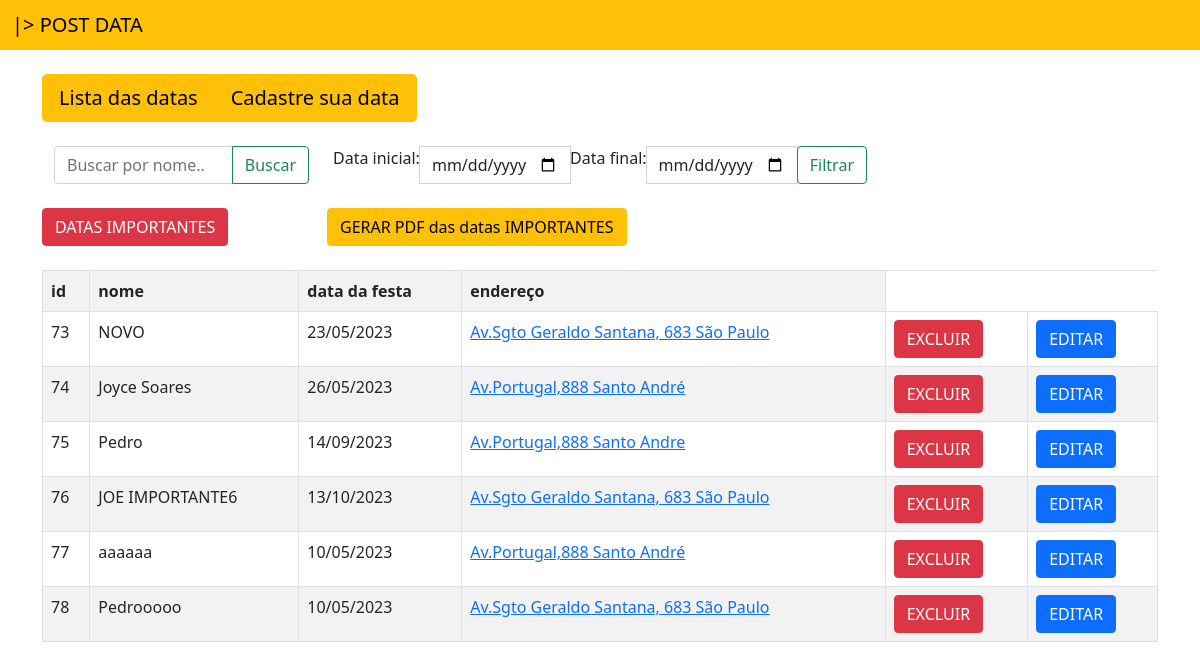
/usuarios/, run on an earlier commit of the app's database.
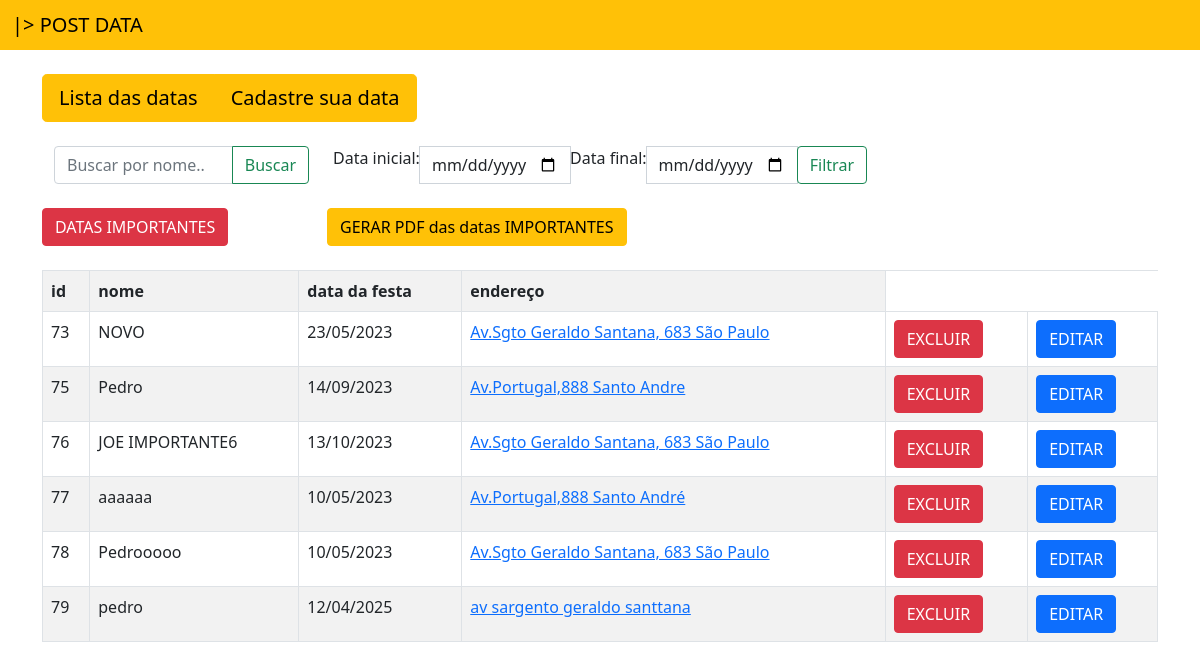
And on a later commit of the database.
### app_data/models.py (models this page shows, shortened)
class Usuario(models.Model):
    id_usuario = models.AutoField(primary_key=True)
    nome_cliente = models.TextField(max_length=100, null=False, blank=False, default=None)
    data_da_festa = models.DateField()
    endereco = models.TextField(max_length=600, null=False, blank=False, default=None)
    datas_importantes = models.BooleanField(default=False)
    @property
    def google_maps_url(self):
        base_url = 'https://www.google.com/maps/search/?api=1'
        params = {
            'query': self.endereco,
        }
        return f'{base_url}&{urlencode(params)}'

### app_data/views.py (the view)
# urls.py: path('usuarios/', views.usuarios, name='usuarios'),
def usuarios(request, importantes=None):
    if request.method == 'POST':
        nome_cliente = request.POST.get('nome_cliente')
        data_da_festa_str = request.POST.get('data_da_festa')
        endereco = request.POST.get('endereco')
        datas_importantes = request.POST.get('datas_importantes') == 'True'
        data_da_festa = datetime.strptime(data_da_festa_str, '%Y-%m-%d').date()
        novo_usuario = Usuario(nome_cliente=nome_cliente,
                               data_da_festa=data_da_festa,
                               endereco=endereco,
                               datas_importantes=datas_importantes)
        novo_usuario.save()
        return redirect('usuarios')
    else:
        if importantes is not None:
            usuarios = Usuario.objects.filter(datas_importantes=True)
        else:
            usuarios = Usuario.objects.all()
        for usuario in usuarios:
            if usuario.data_da_festa is not None:
                usuario.data_da_festa = usuario.data_da_festa.strftime('%d/%m/%Y')
        return render(request, 'usuarios/usuarios.html', {'usuarios': usuarios})

### templates/usuarios/usuarios.html (shortened to what this page needs)
{% extends 'usuarios/base.html' %}
{% load tz %}
{% block conteudo %}
<div class="container"></br>
 <div class="btn-group" role="group" aria-label="Basic example">
    <a href="{% url 'usuarios' %}" class="btn btn-warning btn-lg ">Lista das datas</a>
    <a href="{% url 'home' %}" class="btn btn-warning btn-lg ">Cadastre sua data</a>
  </div></br></br>
       <table class = "table table-bordered table-striped">
        <div class="container">
            <div class="row">
                <div class="col-md-3">
                    <form method="GET" action="{% url 'buscar_nomes' %}">
                        <div class="input-group">
                            <input class="form-control" type="search" name="nome_busca" placeholder="Buscar por nome..." aria-label="Search">
                            <button class="btn btn-outline-success" type="submit">Buscar</button>
                        </div>
                    </form>
                </div>
                <div class="col-md-6">
                    <form method="GET" action="{% url 'buscar_datas' %}">
                        <div class="input-group">
                            <label for="data_inicial">Data inicial: </label>
                            <input class="form-control" type="date" id="data_inicial" name="data_inicial">
                            <label for="data_final">Data final: </label>
                            <input class="form-control" type="date" id="data_final" name="data_final">
                            <div class="input-group-append">
                                <button class="btn btn-outline-success" type="submit">Filtrar</button>
                            </div>
                        </div>
                    </form>
                </div>
            </div>
        </div>
        <div class="row">
        <div class="col-md-3">
            <form method="GET" action="{% url 'datas_importantes' %}">
                <div class="input-group">
                    <button class="btn btn-danger" type="submit">DATAS IMPORTANTES</button>
                </div>
            </form>
        </div>
        <div class="col-md-6">
            <form method="GET" action="{% url 'gerar_pdf' %}">
                <div class="input-group">
                    <button class="btn btn-warning" type="submit">GERAR PDF das datas IMPORTANTES</button>
                </div>
            </form>
        </div>
    </div>
            <th>id</th>
            <th>nome </th>
            <th>data da festa</th>
            <th>endereço</th>
        {% for usuario in usuarios %}
        <tr data-usuario-id="{{ usuario.id_usuario }}">
            <td>{{usuario.id_usuario}}</td>
            <td>{{usuario.nome_cliente}}</td>
            <td>{{ usuario.data_da_festa }}</td>
            <td><a href="{{usuario.google_maps_url}}" target="_blank">{{usuario.endereco|urlize}}</td>
            <td><a href="{% url 'excluir_usuario' usuario.id_usuario %}"  class="btn btn-danger">EXCLUIR</a></td>
            <td><a href="{% url 'editar_usuario' usuario.id_usuario %}" class="btn btn-primary">EDITAR</a></td>
        </tr>
        {% endfor %}
    </table>
</div>
{% endblock %}

What changed in the data, as far as the page shows it:
removed Usuario: id_usuario "74", nome_cliente "Joyce Soares", data_da_festa "26/05/2023", endereco "Av.Portugal,888 Santo André"
added Usuario: id_usuario "79", nome_cliente "pedro", data_da_festa "12/04/2025", endereco "av sargento geraldo santtana"
